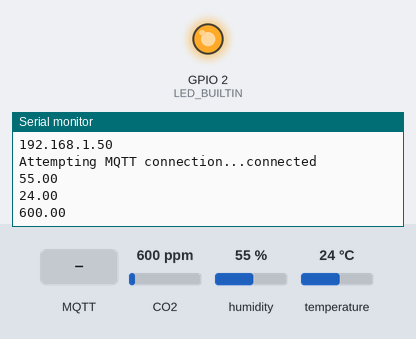
This sketch was run on a simulated ESP8266 (Wemos D1 mini). Shown: output pins drawn as LEDs (lit = HIGH, except the on-board LED, lit = LOW), the last lines printed to the serial monitor. Inputs (shaded band) come from the test bench; at power-on: CO2 600 ppm, humidity 55 %, temperature 24 °C. WiFi joins after 1.5 s; servers stay silent unless stated; no MQTT or app messages arrive unless stated.

Above: at 2.7 s.
2.8 s: MQTT message "o" arrives on the first subscribed topic
At 7.0 s:
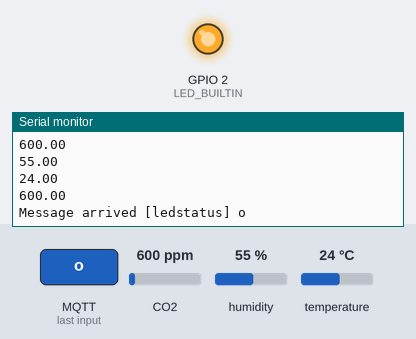
8.1 s: MQTT message "n" arrives on the first subscribed topic
At 12.8 s:
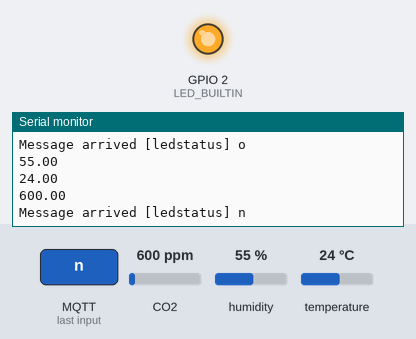
13.1 s: MQTT message "f" arrives on the first subscribed topic
At 17.6 s:
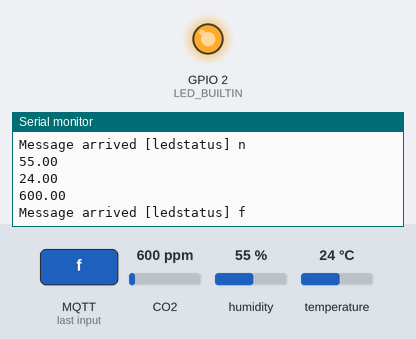
Timing chart, 0 to 19.1 s (numbered marks = the images above; inputs shaded):
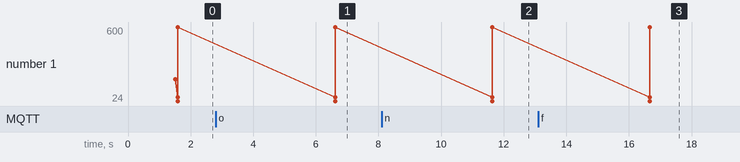

The sketch:

smart_home.ino
```cpp
#include <ESP8266WiFi.h>
#include <PubSubClient.h>
#include "DHT.h"
#include "MQ135.h"

#define ssid "Ambrose"
#define password "123456789"
// Thông tin về MQTT Broker
#define mqtt_server "broker.emqx.io"
const uint16_t mqtt_port = 1883; //Port của MQTT broker
#define mqtt_topic_pub "wemos/ledstatus"
#define mqtt_topic_sub "wemos/ledstatus"
WiFiClient espClient;
PubSubClient client(espClient);
#define STAPSK "123456789"
#define PIN_MQ135 A0

const int DHTPIN = 14;
const int DHTTYPE = DHT11;
DHT dht(DHTPIN, DHTTYPE);
MQ135 mq135_sensor = MQ135(PIN_MQ135);

void setup() {
  pinMode(LED_BUILTIN, OUTPUT);
  Serial.begin(115200);
  dht.begin();
  // hàm thực hiện chức năng kết nối Wifi và in ra địa chỉ IP của ESP8266
  setup_wifi();
  // cài đặt server eclispe mosquitto và lắng nghe client ở port 1883
  client.setServer(mqtt_server, mqtt_port);
  // gọi hàm callback để thực hiện các chức năng publish/subcribe
  client.setCallback(callback);
  // gọi hàm reconnect() để thực hiện kết nối lại với server khi bị mất kết nối
  reconnect();
}
void setup_wifi() {
  delay(10);
  Serial.println();
  Serial.print("Connecting to ");
  Serial.println(ssid);
  // kết nối đến mạng Wifi
  WiFi.begin(ssid, password);
  // in ra dấu . nếu chưa kết nối được đến mạng Wifi
  while (WiFi.status() != WL_CONNECTED) {
  delay(500);
  Serial.print(".");
  }
  // in ra thông báo đã kết nối và địa chỉ IP của ESP8266
  Serial.println("");
  Serial.println("WiFi connected");
  Serial.println("IP address: ");
  Serial.println(WiFi.localIP());
}
void callback(char* topic, byte* payload, unsigned int length) {
  //in ra tên của topic và nội dung nhận được từ kênh MQTT lens đã publish
  Serial.print("Message arrived [");
  Serial.print(topic);
  Serial.print("] ");
  for (int i = 0; i < length; i++) {
  Serial.print((char)payload[i]);
  }
  // kiểm tra nếu dữ liệu nhận được từ topic wemos/led/status là chuỗi "on"
  // sẽ bậtled D4, nếu là chuỗi "off" sẽ tắt led D4
  if ((char)payload[0] == 'o' && (char)payload[1] == 'n')
  { //on
  Serial.print("turn on");
  digitalWrite(4, HIGH);
  }
  else if ((char)payload[0] == 'o' && (char)payload[1] == 'f' && (char)payload[2] == 'f')
  //off
  {
  Serial.print("turn off");
  digitalWrite(4, LOW);
  }
  Serial.println();
  }
void reconnect() {
  // lặp cho đến khi được kết nối trở lại
  while (!client.connected()) {
  Serial.print("Attempting MQTT connection...");
  // hàm connect có đối số thứ 1 là id đại diện cho mqtt client phải duy nhất,
  // đối số thứ 2 là username và đối số thứ 3 là password nếu có
  if (client.connect("DEMO")) {
    Serial.println("connected");
    // publish gói tin "Connected!" đến topic esp/test
    client.publish("ledstatus", "Hello esp8266!");
    // đăng kí nhận gói tin tại topic esp/test
    client.subscribe("ledstatus");
    } else {
    // in ra màn hình trạng thái của client khi không kết nối được với MQTT broker
    Serial.print("failed, rc=");
    Serial.print(client.state());
    Serial.println(" try again in 5 seconds");
    // delay 5s trước khi thử lại
    delay(5000);
  }
}
}
void loop() {
// kiểm tra nếu ESP8266 chưa kết nối được thì sẽ thực hiện kết nối lại
  if (!client.connected()) {
    reconnect();
  }

  if ((WiFi.status() == WL_CONNECTED)) {
    float h = dht.readHumidity();
    float t = dht.readTemperature();
    float ppm = mq135_sensor.getPPM();

    Serial.println(h);
    Serial.println(t);
    Serial.println(ppm);
    // client.publish("wemos/humidity", String(h).c_str());
    // client.publish("wemos/temperature", String(t).c_str());
    // client.publish("wemos/ppm", String(ppm).c_str());
    //send with JSON
    String json = "{\"h\":" + String(h) + ",\"t\":" + String(t) + ",\"ppm\":" + String(ppm) + "}";
    client.publish("wemos/json", json.c_str());
  }

  client.loop();
  delay(5000);
}
```

Measured:
- after the input at 2.8 s, the serial monitor: prints a new line after 3.8 s (image 1)
- after the input at 8.1 s, the serial monitor: prints a new line after 3.5 s (image 2)
- after the input at 13.1 s, the serial monitor: prints a new line after 3.6 s (image 3)
